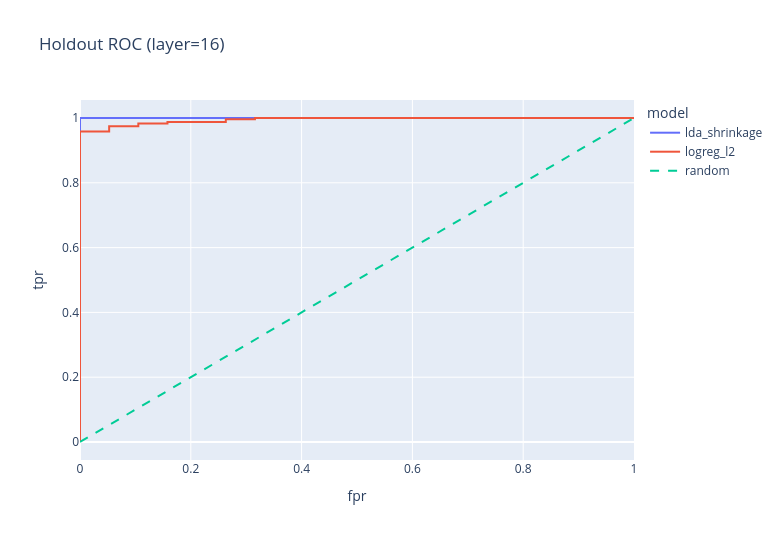
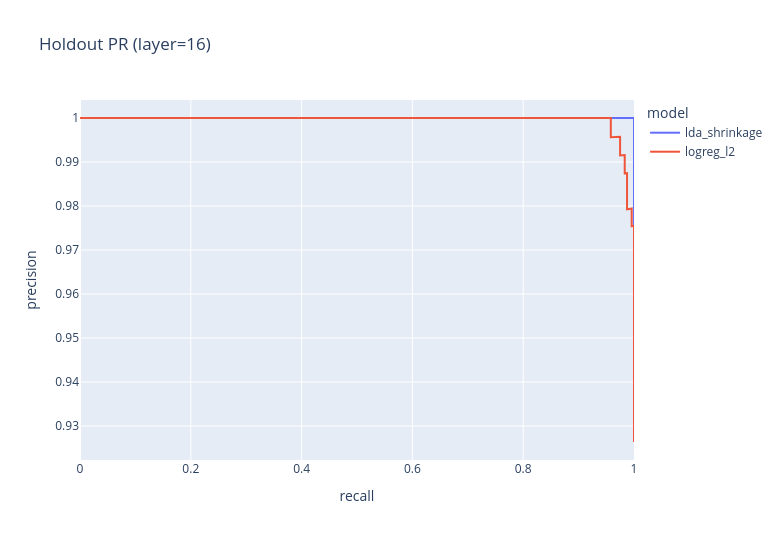

The notebook cell saved with these charts, in order:
### Code cell
# Stage 6: Reporting (choose layer and model)
REPORT_LAYER = RUN.layers[1]
REPORT_MODEL = "lda_shrinkage"

if int(REPORT_LAYER) not in pipeline_results:
    raise RuntimeError(f"REPORT_LAYER={REPORT_LAYER} not found in pipeline_results")

hold_block = pipeline_results[int(REPORT_LAYER)]["holdout"]
val_block = pipeline_results[int(REPORT_LAYER)]["val"]

print("Val metrics:")
display(val_block["metrics_df"].query("model == @REPORT_MODEL"))
print("Holdout metrics:")
display(hold_block["metrics_df"].query("model == @REPORT_MODEL"))

# Holdout subtype diagnostics
print("Holdout subtype diagnostics:")
display(hold_block["subtype_df"].query("model == @REPORT_MODEL").sort_values("collection_name"))

# Text report on holdout.
hold_res = hold_block["results"][REPORT_MODEL]
print(classification_report(hold_res["y_true"], hold_res["y_pred"], target_names=["honest", "malicious"], digits=4))

# ROC and PR curves for the selected layer across both models.
# For LDA, prefer raw decision margins for smoother ranking signal.
hold_mask = extraction_meta_df["split"].astype(str) == "holdout"
X_hold_for_curves = np.asarray(vectors_by_layer[int(REPORT_LAYER)])[hold_mask.to_numpy()]

roc_rows = []
pr_rows = []
for model_name, model_out in hold_block["results"].items():
    score_for_roc = np.asarray(model_out["y_score"])
    model_obj = pipeline_results[int(REPORT_LAYER)]["models"].get(model_name)

    if model_obj is not None and model_name.startswith("lda") and hasattr(model_obj, "decision_function"):
        try:
            score_for_roc = np.asarray(model_obj.decision_function(X_hold_for_curves))
        except Exception:
            pass

    try:
        fpr, tpr, _ = roc_curve(model_out["y_true"], score_for_roc, drop_intermediate=False)
        roc_rows.append(pd.DataFrame({"fpr": fpr, "tpr": tpr, "model": model_name}))
    except Exception:
        pass

    try:
        prec, rec, _ = precision_recall_curve(model_out["y_true"], np.asarray(model_out["y_score"]))
        pr_rows.append(pd.DataFrame({"recall": rec, "precision": prec, "model": model_name}))
    except Exception:
        pass

if roc_rows:
    roc_df = pd.concat(roc_rows, ignore_index=True)
    fig_roc = px.line(
        roc_df,
        x="fpr",
        y="tpr",
        color="model",
        title=f"Holdout ROC (layer={REPORT_LAYER})",
        width=780,
        height=540,
    )
    fig_roc.add_scatter(x=[0, 1], y=[0, 1], mode="lines", name="random", line=dict(dash="dash"))
    fig_roc.show()

if pr_rows:
    pr_df = pd.concat(pr_rows, ignore_index=True)
    fig_pr = px.line(pr_df, x="recall", y="precision", color="model", title=f"Holdout PR (layer={REPORT_LAYER})", width=780, height=540)
    fig_pr.show()

### Figure 1 — Plotly figure (JSON) as saved in the notebook; plotly's stock layout.template omitted (floating-point values rounded to 4 significant figures; data arrays with more than 128 entries replaced by an {"elided": "..."} marker saying what was removed)
{"data": [{"hovertemplate": "model=lda_shrinkage<br>fpr=%{x}<br>tpr=%{y}<extra></extra>", "legendgroup": "lda_shrinkage", "line": {"color": "#636efa", "dash": "solid"}, "marker": {"symbol": "circle"}, "mode": "lines", "name": "lda_shrinkage", "orientation": "v", "showlegend": true, "type": "scatter", "x": {"elided": "259 float values"}, "xaxis": "x", "y": {"elided": "259 float values"}, "yaxis": "y"}, {"hovertemplate": "model=logreg_l2<br>fpr=%{x}<br>tpr=%{y}<extra></extra>", "legendgroup": "logreg_l2", "line": {"color": "#EF553B", "dash": "solid"}, "marker": {"symbol": "circle"}, "mode": "lines", "name": "logreg_l2", "orientation": "v", "showlegend": true, "type": "scatter", "x": {"elided": "259 float values"}, "xaxis": "x", "y": {"elided": "259 float values"}, "yaxis": "y"}, {"line": {"dash": "dash"}, "mode": "lines", "name": "random", "type": "scatter", "x": [0, 1], "y": [0, 1]}], "layout": {"height": 540, "legend": {"title": {"text": "model"}, "tracegroupgap": 0}, "title": {"text": "Holdout ROC (layer=16)"}, "width": 780, "xaxis": {"anchor": "y", "domain": [0, 1], "title": {"text": "fpr"}}, "yaxis": {"anchor": "x", "domain": [0, 1], "title": {"text": "tpr"}}}}

### Figure 2 — Plotly figure (JSON) as saved in the notebook; plotly's stock layout.template omitted (floating-point values rounded to 4 significant figures; data arrays with more than 128 entries replaced by an {"elided": "..."} marker saying what was removed)
{"data": [{"hovertemplate": "model=lda_shrinkage<br>recall=%{x}<br>precision=%{y}<extra></extra>", "legendgroup": "lda_shrinkage", "line": {"color": "#636efa", "dash": "solid"}, "marker": {"symbol": "circle"}, "mode": "lines", "name": "lda_shrinkage", "orientation": "v", "showlegend": true, "type": "scatter", "x": [1.0, 1.0, 1.0, 1.0, 1.0, 1.0, 1.0, 1.0, 1.0, 1.0, 1.0, 1.0, 1.0, 1.0, 0.9958, 0.9916, 0.9874, 0.9833, 0.9791, 0.9749, 0.9707, 0.9665, 0.9623, 0.9582, 0.954, 0.0], "xaxis": "x", "y": [0.9264, 0.9522, 0.956, 0.9598, 0.9637, 0.9676, 0.9715, 0.9755, 0.9795, 0.9835, 0.9876, 0.9917, 0.9958, 1.0, 1.0, 1.0, 1.0, 1.0, 1.0, 1.0, 1.0, 1.0, 1.0, 1.0, 1.0, 1.0], "yaxis": "y"}, {"hovertemplate": "model=logreg_l2<br>recall=%{x}<br>precision=%{y}<extra></extra>", "legendgroup": "logreg_l2", "line": {"color": "#EF553B", "dash": "solid"}, "marker": {"symbol": "circle"}, "mode": "lines", "name": "logreg_l2", "orientation": "v", "showlegend": true, "type": "scatter", "x": {"elided": "259 float values"}, "xaxis": "x", "y": {"elided": "259 float values"}, "yaxis": "y"}], "layout": {"height": 540, "legend": {"title": {"text": "model"}, "tracegroupgap": 0}, "title": {"text": "Holdout PR (layer=16)"}, "width": 780, "xaxis": {"anchor": "y", "domain": [0, 1], "title": {"text": "recall"}}, "yaxis": {"anchor": "x", "domain": [0, 1], "title": {"text": "precision"}}}}
